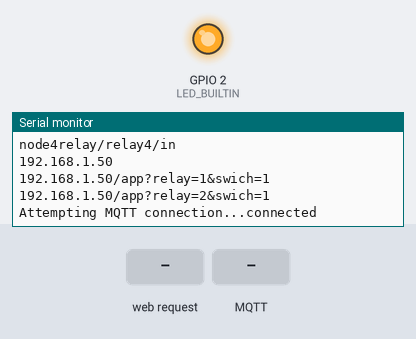
Bench run of a sketch on a simulated ESP8266 (NodeMCU). Parts: output pins drawn as LEDs (lit = HIGH, except the on-board LED, lit = LOW), the last lines printed to the serial monitor. The test bench sets the inputs (shaded band). WiFi joins after 1.5 s; servers stay silent unless stated; no MQTT or app messages arrive unless stated.

Above: at 2.7 s.
2.8 s: HTTP request GET /app?swich=1 received
At 4.0 s:
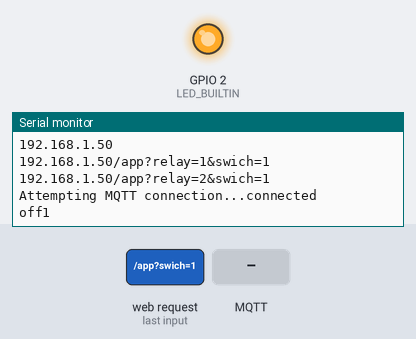
4.3 s: MQTT message "1" arrives on the first subscribed topic
At 5.5 s:
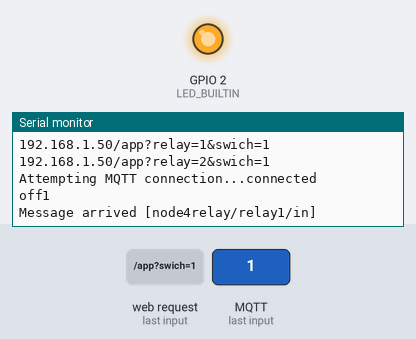
5.8 s: HTTP request GET /app?swich=0 received
At 6.4 s:
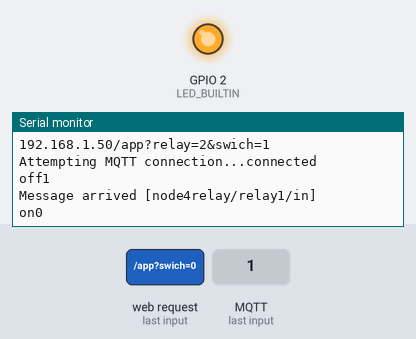

The sketch:

esp01_4_controll.ino
```cpp
#include<SoftwareSerial.h>
SoftwareSerial communicationSerial(3, 1);

#include <ESP8266WiFi.h>
#include <DNSServer.h>
#include <ESP8266WebServer.h>
#include <WiFiManager.h>
#include <PubSubClient.h>

#define mqtt_server "192.168.1.10"
#define mqtt_port 1883

String relay1_topic_out = String("relay1/out");
String relay1_topic_in = String("relay1/in");

String relay2_topic_out = String("relay2/out");
String relay2_topic_in = String("relay2/in");

String relay3_topic_out = String("relay3/out");
String relay3_topic_in = String("relay3/in");

String relay4_topic_out = String("relay4/out");
String relay4_topic_in = String("relay4/in");

String topicOut[4];
String topicIn[4];


String relayDeviceName = String("node4relay");
String deviceName = String("esp4relay");

ESP8266WebServer server(80);
WiFiClient espClient;
PubSubClient client(espClient);

void setup() {
  communicationSerial.begin(115200);

  pinMode(LED_BUILTIN, OUTPUT);
  digitalWrite(LED_BUILTIN, LOW);

  WiFiManager wifiManager;
  wifiManager.autoConnect(deviceName.c_str());

  // Start the server
  server.begin();
  Serial.println("Server started");

  relay1_topic_out = String(relayDeviceName + "/" + relay1_topic_out);
  relay1_topic_in = String(relayDeviceName + "/" + relay1_topic_in);

  relay2_topic_out = String(relayDeviceName + "/" + relay2_topic_out);
  relay2_topic_in = String(relayDeviceName + "/" + relay2_topic_in);

  relay3_topic_out = String(relayDeviceName + "/" + relay3_topic_out);
  relay3_topic_in = String(relayDeviceName + "/" + relay3_topic_in);

  relay4_topic_out = String(relayDeviceName + "/" + relay4_topic_out);
  relay4_topic_in = String(relayDeviceName + "/" + relay4_topic_in);

  topicOut[0] = relay1_topic_out;
  topicOut[1] = relay2_topic_out;
  topicOut[2] = relay3_topic_out;
  topicOut[3] = relay4_topic_out;

  topicIn[0] = relay1_topic_in;
  topicIn[1] = relay2_topic_in;
  topicIn[2] = relay3_topic_in;
  topicIn[3] = relay4_topic_in;

  Serial.println(relay1_topic_out);
  Serial.println(relay1_topic_in);
  Serial.println(relay2_topic_out);
  Serial.println(relay2_topic_in);
  Serial.println(relay3_topic_out);
  Serial.println(relay3_topic_in);
  Serial.println(relay4_topic_out);
  Serial.println(relay4_topic_in);

  client.setServer(mqtt_server, mqtt_port);
  client.setCallback(callback);

  // Print the IP address
  Serial.println(WiFi.localIP());

  // Print the IP address
  Serial.print(WiFi.localIP());
  Serial.println("/app?relay=1&swich=1");
  Serial.print(WiFi.localIP());
  Serial.println("/app?relay=2&swich=1");

  server.on("/app", handleSpecificArg); //Associate the handler
}

void handleSpecificArg() {

  String swich = "";

  if (server.arg("swich") != "") {   //Parameter not found
    swich = server.arg("swich");
    if (swich == "1") {
      Serial.print("off");
    } else if (swich == "0") {
      Serial.print("on");
    }
    Serial.println(server.arg("swich"));
  }

  server.send(200, "text/plain", swich);          //Returns the HTTP response
}

void callback(char* topic, byte* payload, unsigned int length) {
  digitalWrite(LED_BUILTIN, HIGH);
  Serial.print("Message arrived [");
  Serial.print(topic);
  Serial.println("] ");
  boolean sendStatus = false;
  if (String(topic).indexOf("/in") > 0) {
    sendStatus = true;
  }

  int relayNum = 0;
  if (String(topic).equals(relay1_topic_in) || String(topic).equals(relay1_topic_out)) {
    relayNum = 1;
  }
  if (String(topic).equals(relay2_topic_in) || String(topic).equals(relay2_topic_out)) {
    relayNum = 2;
  }
  if (String(topic).equals(relay3_topic_in) || String(topic).equals(relay3_topic_out)) {
    relayNum = 3;
  }
  if (String(topic).equals(relay4_topic_in) || String(topic).equals(relay4_topic_out)) {
    relayNum = 4;
  }

  for (int i = 0; i < length; i++) {
    char receivedChar = (char)payload[i];
    String mqttCommand = String("c" + String(relayNum) + receivedChar);

    communicationSerial.println(mqttCommand.c_str());
  }

  digitalWrite(LED_BUILTIN, LOW);
}

void reconnect() {
  // Loop until we're reconnected
  while (!client.connected()) {
    Serial.print("Attempting MQTT connection...");
    // Attempt to connect
    //if (client.connect(mqtt_client_name, mqtt_user, mqtt_pass)) {
    if (client.connect(String("ESP8266Client_" + deviceName).c_str())) {
      Serial.println("connected");
      client.subscribe(relay1_topic_in.c_str());
      client.subscribe(relay2_topic_in.c_str());
      client.subscribe(relay3_topic_in.c_str());
      client.subscribe(relay4_topic_in.c_str());

      client.subscribe(relay1_topic_out.c_str());
      client.subscribe(relay2_topic_out.c_str());
      client.subscribe(relay3_topic_out.c_str());
      client.subscribe(relay4_topic_out.c_str());
    } else {
      Serial.print("failed, rc=");
      Serial.print(client.state());
      Serial.println(" try again in 5 seconds");
      // Wait 5 seconds before retrying
      delay(5000);
    }
  }
}

void loop() {
  int relayNum = -1;
  int relayState = -1;

  String comMessage = getCommunicationSerialMessage();

  if (comMessage != "" && comMessage.charAt(0) == 'c') {
    relayNum = comMessage.charAt(1) - '0';
    relayState = comMessage.charAt(2) - '0';
  }

  if (relayNum > 0) {
    if (relayState > 0) {
      relayOn(relayNum);
    } else {
      relayOff(relayNum);
    }
  }

  if (!client.connected()) {
    reconnect();
  }
  client.loop();

  server.handleClient();    //Handling of incoming requests
  delay(50);
}

String getCommunicationSerialMessage() {
  String content = "";
  char character;

  while (communicationSerial.available()) {
    character = communicationSerial.read();
    content.concat(character);
  }
  content.trim();
  return content;
}

void relayOff(int relayNum) {
  //client.publish(topicOut[relayNum - 1].c_str(), String(0).c_str(), true);
  client.publish(topicIn[relayNum - 1].c_str(), String(0).c_str(), true);
}

void relayOn(int relayNum) {
  //client.publish(topicOut[relayNum - 1].c_str(), String(1).c_str(), true);
  client.publish(topicIn[relayNum - 1].c_str(), String(1).c_str(), true);
}
```

Measured:
- after the input at 2.8 s, the serial monitor: prints a new line at once (image 1)
- after the input at 4.3 s, the serial monitor: prints a new line after 0.05 s (image 2)
- after the input at 5.8 s, the serial monitor: prints a new line at once (image 3)
